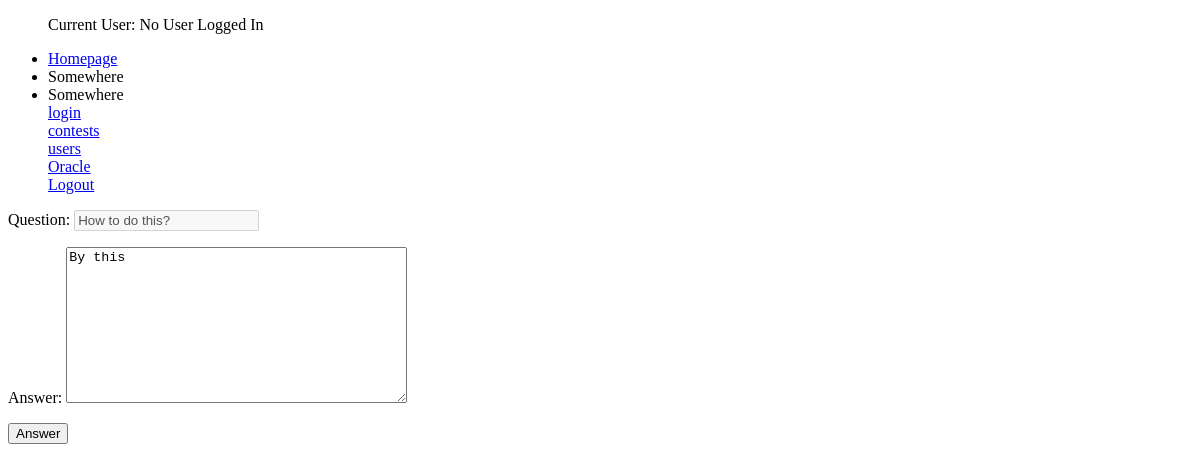
The page /oracle/1/answer/ on the database as committed earlier.
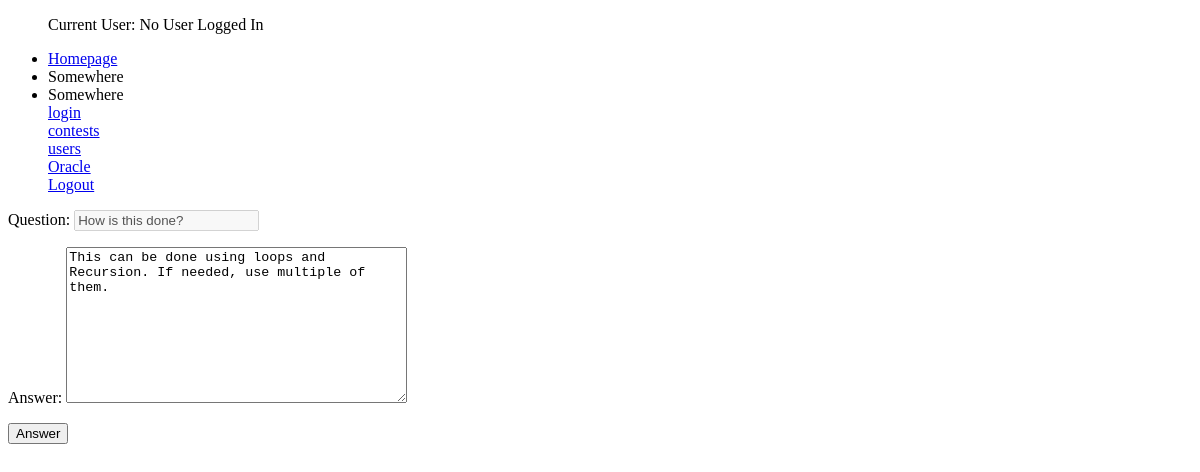
The same page on the database as committed later.
### oracle/models.py (models this page shows, shortened)
class OraclePost(models.Model):
    postQuestion        = models.TextField(max_length = 500, null = False)
    postAnswer          = models.TextField(max_length = 500, null = True)
    postTime            = models.DateTimeField(auto_now_add=True)
    postUser            = models.ForeignKey(settings.AUTH_USER_MODEL, related_name = 'postedBy', on_delete = models.SET_NULL, null = True, blank = True)
    postAnswerer        = models.ForeignKey(settings.AUTH_USER_MODEL, related_name = 'answeredBy', on_delete = models.SET_NULL, null = True, blank = True)
    isAnswered          = models.BooleanField(default = False)

### oracle/views.py (the view, shortened to what this page needs)
# urls.py: path('<int:id>/answer/', PostAnswerView.as_view(), name = 'post-answer'),
class PostAnswerView(UpdateView):
    template_name = 'oracle/answer_post.html'
    form_class = OracleUpdateForm
    queryset = OraclePost.objects.all()
    def get_object(self):
        id_ = self.kwargs.get("id")
        return get_object_or_404(OraclePost, id = id_)

### oracle/forms.py
class OracleUpdateForm(forms.ModelForm):
    postQuestion        = forms.CharField(label = "Question", disabled = True)
    postAnswer          = forms.CharField(label = "Answer", widget = forms.Textarea, max_length = 500)
    class Meta:
        model = OraclePost
        fields = [
            'postQuestion', 'postAnswer',
        ]

### oracle/templates/oracle/answer_post.html
{% extends 'base.html' %}
{% block content %}
<form action = '.' method = 'POST' > {% csrf_token %}
    {{ form.as_p }}
    <input type = 'submit' value = 'Answer' />
</form>
{% endblock %}

Rows that differ between the two databases and show on the page:
changed OraclePost: postQuestion "How to do this?" → "How is this done?"; postAnswer "By this" → "This can be done using loops and Recursion. If needed, use multiple of them."
